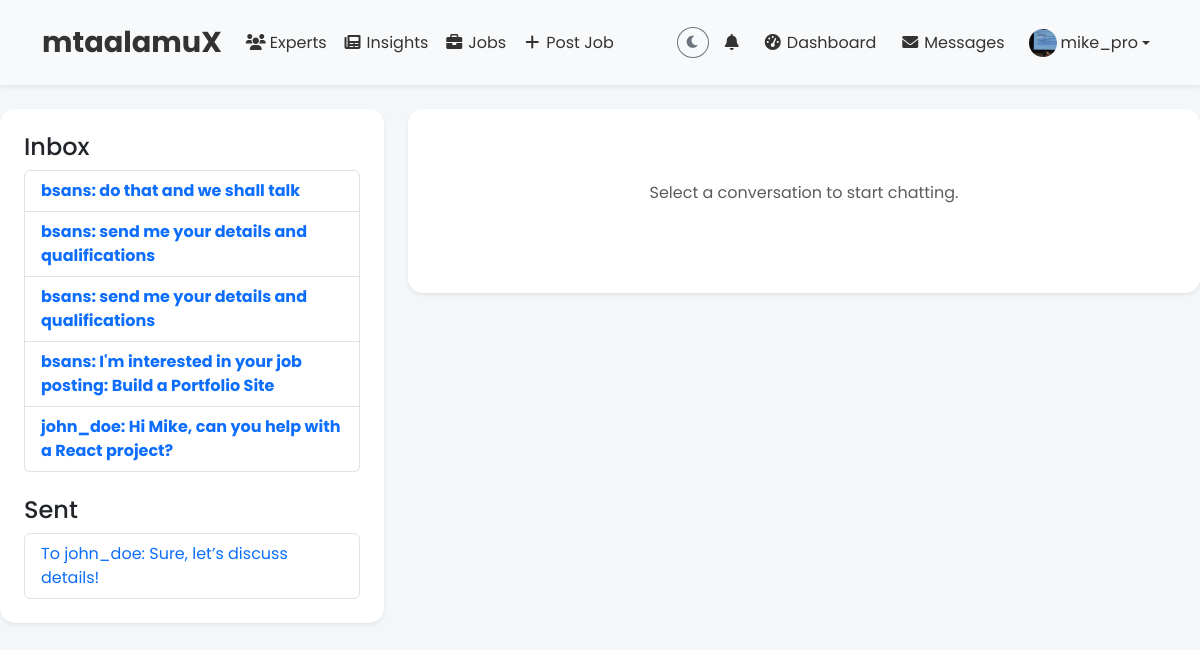
The app's page /messages/ (signed in), older data.
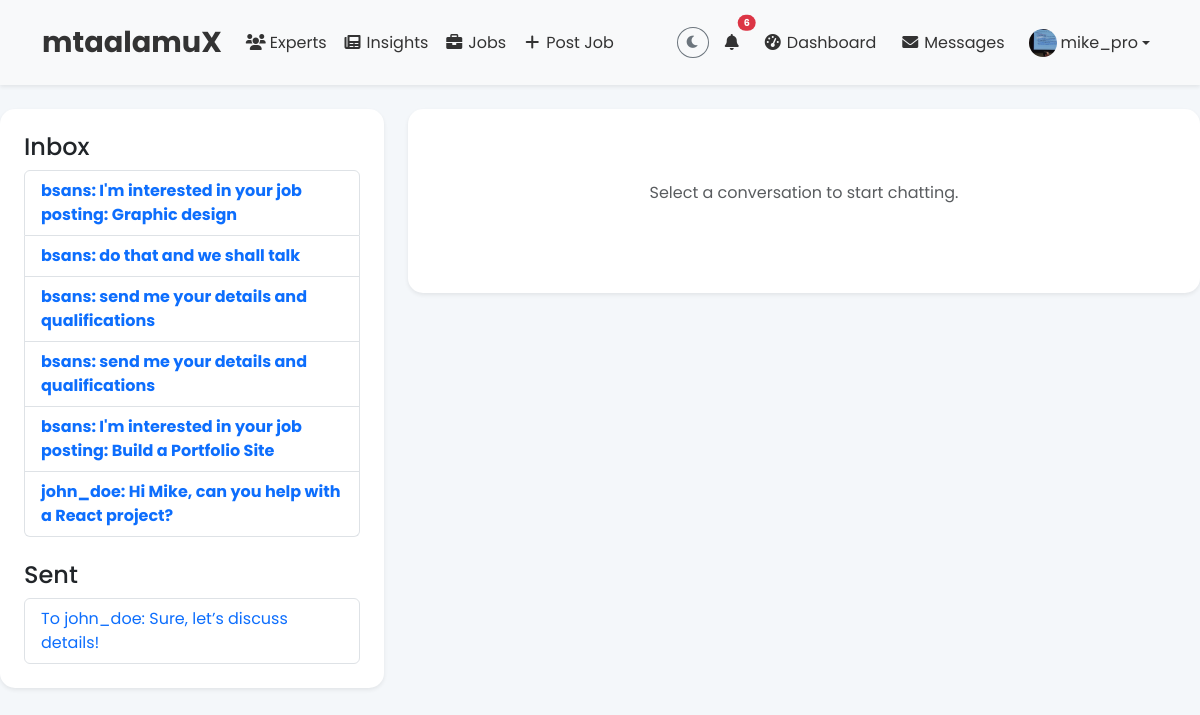
The same page, newer data.
### core/models.py (models this page shows)
class Message(models.Model):
    sender = models.ForeignKey(User, on_delete=models.CASCADE, related_name='sent_messages')
    recipient = models.ForeignKey(User, on_delete=models.CASCADE, related_name='received_messages')
    content = models.TextField()
    file = models.FileField(upload_to='messages/', blank=True)
    timestamp = models.DateTimeField(auto_now_add=True)
    is_read = models.BooleanField(default=False)

### core/views.py (the view)
# urls.py: path('messages/', views.messages, name='messages'),
@login_required
def messages(request, recipient_id=None):
    if request.method == 'POST' and recipient_id:
        form = MessageForm(request.POST, request.FILES)
        if form.is_valid():
            recipient = get_object_or_404(User, id=recipient_id)
            message = form.save(commit=False)
            message.sender = request.user
            message.recipient = recipient
            message.save()
            Notification.objects.create(user=recipient, message=f"New message from {request.user.username}", link="/messages/")
            ActivityLog.objects.create(user=request.user, action=f"Sent message to {recipient.username}")
            return redirect('core:messages_with', recipient_id=recipient_id)
    else:
        form = MessageForm()
    if recipient_id:
        recipient = get_object_or_404(User, id=recipient_id)
        messages = Message.objects.filter(
            (Q(sender=request.user) & Q(recipient=recipient)) | (Q(sender=recipient) & Q(recipient=request.user))
        ).order_by('timestamp')
    else:
        messages = None
        recipient = None
    inbox = Message.objects.filter(recipient=request.user).order_by('-timestamp')
    sent = Message.objects.filter(sender=request.user).order_by('-timestamp')
    return render(request, 'core/messages.html', {'form': form, 'messages': messages, 'inbox': inbox, 'sent': sent, 'recipient': recipient})

### core/context_processors.py (called while the page is built)
def unread_notifications(request):
    if request.user.is_authenticated:
        unread_count = Notification.objects.filter(user=request.user, is_read=False).count()
    else:
        unread_count = 0
    return {'unread_notifications': unread_count}

def common_context(request):
    context = {
        'unread_notifications': 0,
        'site_theme': 'light'  # Default theme
    }
    if request.user.is_authenticated:
        context['unread_notifications'] = Notification.objects.filter(
            user=request.user, is_read=False
        ).count()
        try:
            profile = request.user.userprofile
            if profile.theme in ['light', 'dark']: # Validate theme value
                 context['site_theme'] = profile.theme
        except UserProfile.DoesNotExist:
            pass # User has no profile yet, use default theme
    return context

### core/templates/core/messages.html (shortened to what this page needs)
{% extends 'core/base.html' %}
{% load crispy_forms_tags %}
{% block content %}
    <div class="row g-4">
        <div class="col-md-4">
            <div class="card shadow-sm">
                <div class="card-body">
                    <h4>Inbox</h4>
                    <ul class="list-group">
                        {% for msg in inbox %}
                            <li class="list-group-item {% if not msg.is_read %}fw-bold{% endif %}">
                                <a href="{% url 'messages_with' msg.sender.id %}" class="text-decoration-none">{{ msg.sender.username }}: {{ msg.content|truncatewords:10 }}</a>
                            </li>
                        {% empty %}
                            <li class="list-group-item text-muted">No messages</li>
                        {% endfor %}
                    </ul>
                    <h4 class="mt-4">Sent</h4>
                    <ul class="list-group">
                        {% for msg in sent %}
                            <li class="list-group-item">
                                <a href="{% url 'core:messages_with' msg.recipient.id %}" class="text-decoration-none">To {{ msg.recipient.username }}: {{ msg.content|truncatewords:10 }}</a>
                            </li>
                        {% empty %}
                            <li class="list-group-item text-muted">No messages</li>
                        {% endfor %}
                    </ul>
                </div>
            </div>
        </div>
        <div class="col-md-8">
            <div class="card shadow-sm">
                <div class="card-body">
                    {% if messages %}
                        <h4>Chat with {{ recipient.username }}</h4>
                        <div id="chat-box" class="chat-box" style="max-height: 400px; overflow-y: auto;">
                            {% for msg in messages %}
                                <div class="message {% if msg.sender == user %}text-end{% else %}text-start{% endif %} mb-3">
                                    <p class="p-2 rounded {% if msg.sender == user %}bg-primary text-white{% else %}bg-light{% endif %} d-inline-block">
                                        {{ msg.content }}
                                        {% if msg.file %}<a href="{{ msg.file.url }}" class="text-white"><i class="fas fa-file"></i></a>{% endif %}
                                    </p>
                                    <p class="text-muted small">{{ msg.timestamp|timesince }} ago</p>
                                </div>
                            {% endfor %}
                        </div>
                        <form method="post" class="mt-4">
                            {% csrf_token %}
                            <div class="input-group">
                                {{ form|crispy }}
                                <button type="submit" class="btn btn-primary"><i class="fas fa-paper-plane"></i></button>
                            </div>
                        </form>
                    {% else %}
                        <p class="text-muted text-center py-5">Select a conversation to start chatting.</p>
                    {% endif %}
                </div>
            </div>
        </div>
    </div>
{% endblock %}

### core/templates/core/base.html (shortened to what the changed rows need)
{% load static %}
<!DOCTYPE html>
<html lang="en" class="{% if site_theme == 'dark' %}dark-mode{% endif %} h-100">
<head>
    <link href="https://cdn.jsdelivr.net/npm/bootstrap@5.3.0/dist/css/bootstrap.min.css" rel="stylesheet">
    <link href="https://cdnjs.cloudflare.com/ajax/libs/font-awesome/6.0.0-beta3/css/all.min.css" rel="stylesheet">
    <link rel="stylesheet" href="{% static 'css/styles.css' %}">
</head>
<body class="d-flex flex-column h-100">
    <nav class="navbar navbar-expand-lg {% if site_theme == 'dark' %}navbar-dark bg-dark{% else %}navbar-light bg-light{% endif %} shadow-sm sticky-top">
        <div class="container">
            <div class="collapse navbar-collapse" id="navbarNav">
                <ul class="navbar-nav ms-auto align-items-center">
                    <li class="nav-item ms-2">
                        <a class="nav-link position-relative" href="{% url 'core:notifications' %}" title="Notifications">
                            <i class="fas fa-bell"></i>
                            {% if user.is_authenticated and unread_notifications > 0 %}
                                <span class="position-absolute top-0 start-100 translate-middle badge rounded-pill bg-danger" style="font-size: 0.6em;">
                                    {{ unread_notifications }}
                                </span>
                            {% endif %}
                        </a>
                    </li>
                </ul>
            </div>
        </div>
    </nav>
    <main class="flex-grow-1 py-4">
        {% block content %}{% endblock %}
    </main>
</body>
</html>

Row changes from the older to the newer data that the page shows:
added Message: sender.username "bsans", content "I'm interested in your job posting: Graphic design", shown under "Inbox"
Text that changed along with them:
{{ unread_notifications }}: (not shown) → "6"
